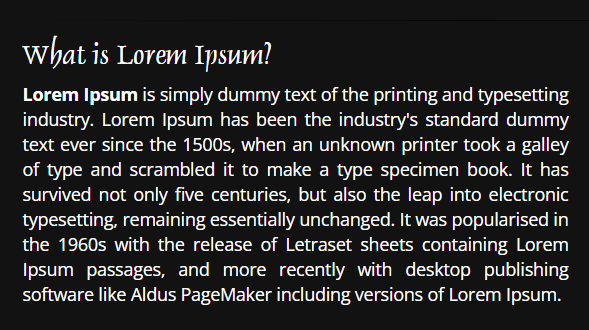
#> input picture img.png, 589 x 330 px, found by its file name
$ python ocr_core.py
#> lines starting #> are read from the running program, lines starting #| are printed output that depends on the picture; after the words box and inside, x2 and y2 are one past the last pixel; in counts of white or black regions, pixels touching at a corner belong together
#> further down, img is the input picture: shape (330, 589, 3); mean B, G, R 44.1, 43.9, 44.2
import cv2
import pytesseract

# This is the core of the program it extracts text from an image using tesseract


def core(img):
    config = "--psm 3"
    text = pytesseract.image_to_string(img, config=config)
    return text


# Resizing the image to help the program to scan for everything

def resize_img(img):
    return cv2.resize(img, None, fx=0.9, fy=0.9)
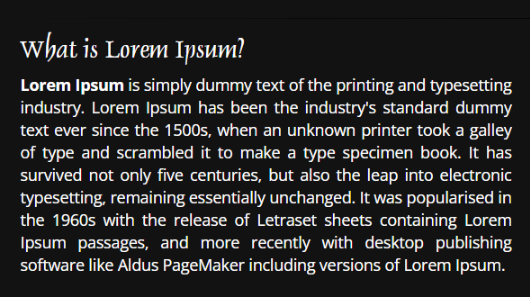
#> returned value: shape (297, 530, 3); mean of channels 0, 1, 2 44.1, 43.9, 44.2; drawn as B, G, R

# Converting the image to Grayscale to remove colors


def convert_grayscale(img):
    return cv2.cvtColor(img, cv2.COLOR_BGR2GRAY)
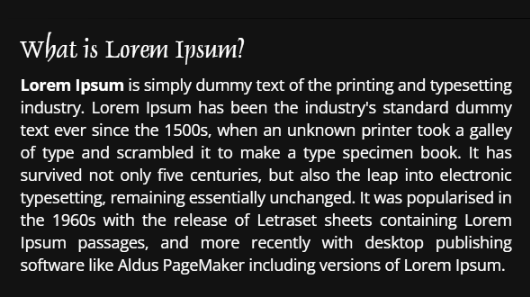
#> returned value: shape (297, 530); min 6, max 255, mean 44

# Thresholding is a type of image segmentation, where we change the pixels of an image to make the image easier to analyze.


def adaptive_thresholding(img):
    return cv2.adaptiveThreshold(img, 255, cv2.ADAPTIVE_THRESH_GAUSSIAN_C, cv2.THRESH_BINARY, 91, 11)
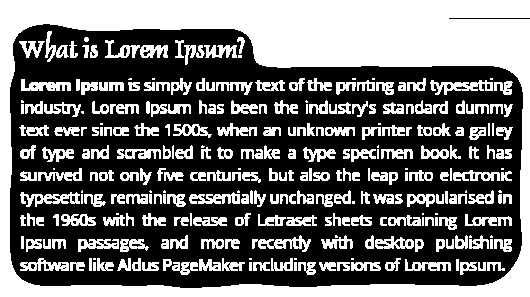
#> returned value: shape (297, 530); 42.3% white; 280 white regions (35 under 20 px), largest, box (x1, y1, x2, y2) and area: (0, 0, 530, 297) 37475, (430, 80, 493, 95) 456, (20, 192, 80, 207) 444

# Removong noise from the image
# def remove_noise(img):
#     return cv2.medianBlur(img, 5)


# Reading the image using OpenCV
# Using the full path of the image location
img = cv2.imread(
    'C:/Users/subhr/OneDrive/Documents/Programs/Python/OCR/img.png')

img = resize_img(img)
img = convert_grayscale(img)
img = adaptive_thresholding(img)
# img = remove_noise(img)

# Shoing the final image to check if it's legible
# cv2.imshow("img", img)
# cv2.waitKey(0)

print(core(img))
#> (the call stopped at in core, `text = pytesseract.image_to_string(img, config=config)`: pytesseract is not available in this run)
